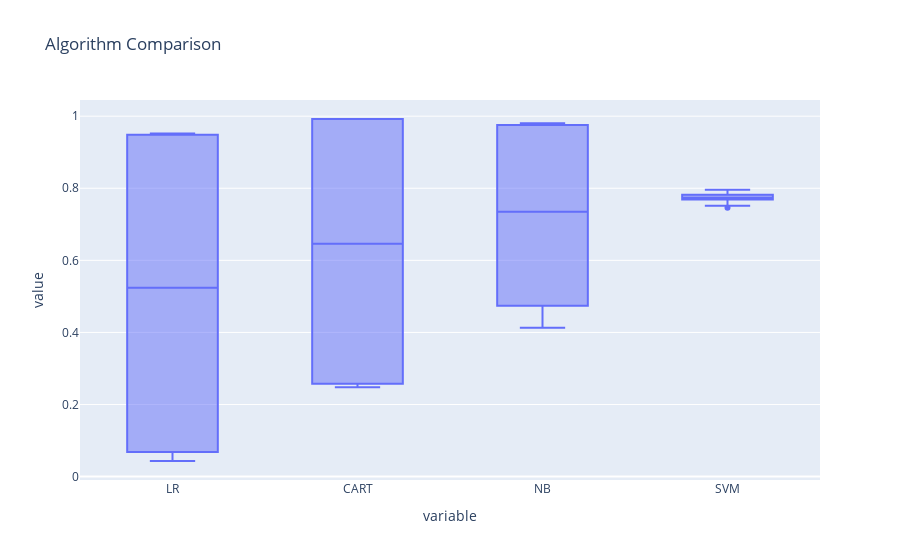

The notebook cell this image was saved under:
### Markdown cell above
## Results

### Code cell
result_df = pd.DataFrame(results, index=names).T
px.box(result_df,title = 'Algorithm Comparison')

### Figure 1 — Plotly figure (JSON) as saved in the notebook; plotly's stock layout.template omitted (floating-point values rounded to 4 significant figures)
{"data": [{"alignmentgroup": "True", "hovertemplate": "variable=%{x}<br>value=%{y}<extra></extra>", "legendgroup": "", "marker": {"color": "#636efa"}, "name": "", "notched": false, "offsetgroup": "", "orientation": "v", "showlegend": false, "type": "box", "x": ["LR", "LR", "LR", "LR", "LR", "LR", "LR", "LR", "LR", "LR", "CART", "CART", "CART", "CART", "CART", "CART", "CART", "CART", "CART", "CART", "NB", "NB", "NB", "NB", "NB", "NB", "NB", "NB", "NB", "NB", "SVM", "SVM", "SVM", "SVM", "SVM", "SVM", "SVM", "SVM", "SVM", "SVM"], "x0": " ", "xaxis": "x", "y": [0.08251, 0.06835, 0.05923, 0.1041, 0.04333, 0.9438, 0.9485, 0.9475, 0.9489, 0.952, 0.2574, 0.2482, 0.2753, 0.2491, 0.3067, 0.9851, 0.9919, 0.9888, 0.9922, 0.9919, 0.5017, 0.4209, 0.4739, 0.487, 0.4133, 0.9685, 0.9755, 0.9736, 0.9787, 0.9804, 0.7822, 0.7518, 0.7456, 0.7955, 0.7833, 0.7688, 0.7743, 0.7687, 0.7735, 0.7795], "y0": " ", "yaxis": "y"}], "layout": {"boxmode": "group", "legend": {"tracegroupgap": 0}, "title": {"text": "Algorithm Comparison"}, "xaxis": {"anchor": "y", "domain": [0, 1], "title": {"text": "variable"}}, "yaxis": {"anchor": "x", "domain": [0, 1], "title": {"text": "value"}}}}
